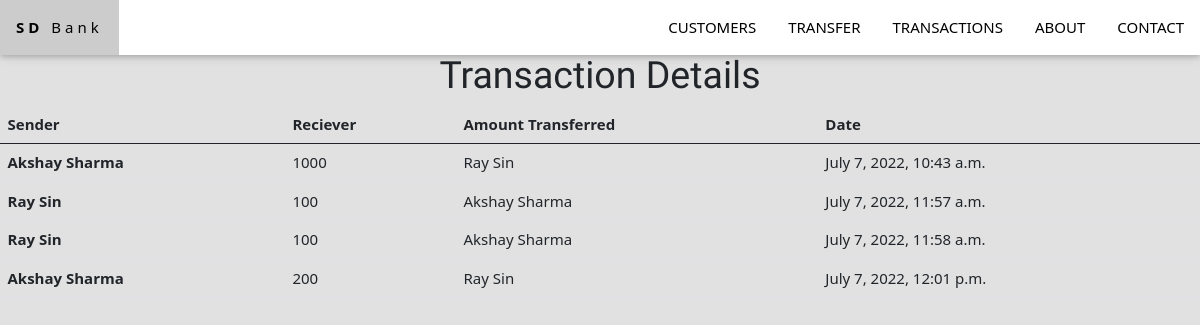
The app's page /transc/, older data.
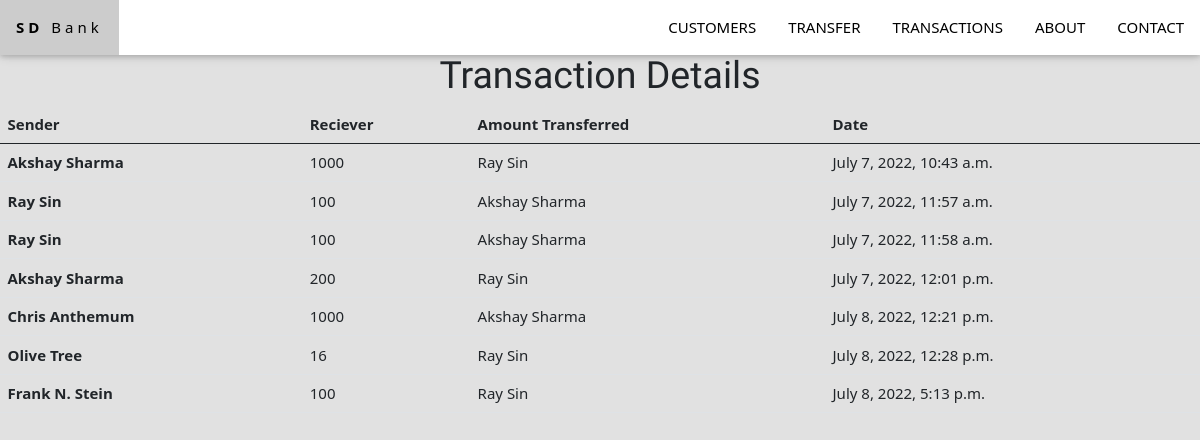
The same page, newer data.
### basicbank/models.py (models this page shows)
class Transfer(models.Model):
    sender = models.CharField(max_length=100, null=True)
    amount = models.IntegerField(default=0)
    receiver = models.CharField(max_length=100, null=True)
    datetrans = models.DateTimeField(auto_now=True)

### basicbank/views.py (the view)
# urls.py: path('transc/', views.transc, name="transc")
def transc(request):
    tr = Transfer.objects.all()
    return render(request, 'app/transaction.html', {'tr':tr})

### basicbank/templates/app/transaction.html (shortened to what this page needs)
{% extends 'app/base.html' %}
{% load static %}
{% block main-content %}
<h1 style="text-align: center;">Transaction Details</h1>
<h1 style="text-align: center;">Transaction Details</h1>
      <table class="table">
        <thead class="thead-dark">
          <tr>
            <th scope="col">Sender</th>
            <th scope="col">Reciever</th>
            <th scope="col">Amount Transferred</th>
            <th scope="col">Date</th>
          </tr>
        </thead>
        <tbody>
            {% for t in tr %}
          <tr>
            <th scope="row">{{t.sender}}</th>
            <td>{{t.amount}}</td>
            <td>{{t.receiver}}</td>
            <td>{{t.datetrans}}</td>
          </tr>
          {% endfor %}
        </tbody>
      </table>
{% endblock main-content %}

### basicbank/templates/app/base.html (shortened to what this page needs)
<!DOCTYPE html>
{% load static %}
<html lang="en">
<head>
    <link rel="stylesheet" href="{% static 'app/css/index.css'%}">
    <link rel="stylesheet" href="https://cdnjs.cloudflare.com/ajax/libs/font-awesome/4.7.0/css/font-awesome.min.css">
    <link href="https://cdn.jsdelivr.net/npm/bootstrap@5.0.0-beta1/dist/css/bootstrap.min.css" rel="stylesheet">
</head>
<body style="background-color:rgb(225, 225, 225);">
    <div class="o-top">
        <div class="o-bar o-white o-card" id="myNavbar">
          <a href="{% url 'home'%}" class="o-bar-item o-button o-wide"><b>SD</b> Bank</a>
          <div class="o-right o-hide-small">
            <a href="{% url 'cust' %}" class="o-bar-item o-button">CUSTOMERS</a>
            <a href="{% url 'trans' %}" class="o-bar-item o-button">TRANSFER</a>
            <a href="{% url 'transc' %}" class="o-bar-item o-button">TRANSACTIONS</a>
            <a href="{% url 'about' %}" class="o-bar-item o-button"> ABOUT</a>
            <a href="{% url 'home'%}#contact" class="o-bar-item o-button">CONTACT</a>
          </div>
        </div>
      </div>
    {% block main-content %} {% endblock main-content%}
</body>
</html>

### basicbank/static/app/css/index.css (style rules this page uses)
html { box-sizing:border-box }
*,*:before,*:after { box-sizing:inherit }
html { -ms-text-size-adjust:100%;-webkit-text-size-adjust:100% }
body { margin:0 }
a { background-color:transparent }
b,strong { font-weight:bolder }
html,body { font-family:Verdana,sans-serif;font-size:15px;line-height:1.5 }
html { overflow-x:hidden }
h1 { font-size:36px }
h1,h2,h3,h4,h5,h6 { font-family:"Segoe UI",Arial,sans-serif;font-weight:400;margin:10px 0 }
.o-wide { letter-spacing:4px }
a { color:inherit }
.o-btn,.o-button { border:none;display:inline-block;padding:8px 16px;vertical-align:middle;overflow:hidden;text-decoration:none;color:inherit;background-color:inherit;text-align:center;cursor:pointer;white-space:nowrap }
.o-btn,.o-button { -webkit-touch-callout:none;-webkit-user-select:none;-khtml-user-select:none;-moz-user-select:none;-ms-user-select:none;user-select:none }
.o-bar { width:100%;overflow:hidden }
.o-bar .o-bar-item { padding:8px 16px;float:left;width:auto;border:none;display:block;outline:0 }
.o-bar .o-button { white-space:normal }
.o-container:after,.o-container:before,.o-panel:after,.o-panel:before,.o-row:after,.o-row:before,.o-row-padding:after,.o-row-padding:before, .o-cell-row:before,.o-cell-row:after,.o-clear:after,.o-clear:before,.o-bar:before,.o-bar:after { content:"";display:table;clear:both }
.o-top,.o-bottom { position:fixed;width:100%;z-index:1 }
.o-top { top:0 }
.o-card,.o-card-2 { box-shadow:0 2px 5px 0 rgba(0,0,0,0.16),0 2px 10px 0 rgba(0,0,0,0.12) }
.o-right { float:right!important }
.o-white,.o-hover-white:hover { color:#000!important;background-color:#fff!important }
body,h1,h2,h3,h4,h5,h6 { font-family: "Raleway", sans-serif }
body, html { height: 100%; line-height: 1.8; }
.o-bar .o-button { padding: 16px; }

Row changes from the older to the newer data that the page shows:
added Transfer: sender "Chris Anthemum", amount "1000", receiver "Akshay Sharma", datetrans "July 8, 2022, 12:21 p.m."
added Transfer: sender "Olive Tree", amount "16", receiver "Ray Sin", datetrans "July 8, 2022, 12:28 p.m."
added Transfer: sender "Frank N. Stein", amount "100", receiver "Ray Sin", datetrans "July 8, 2022, 5:13 p.m."
